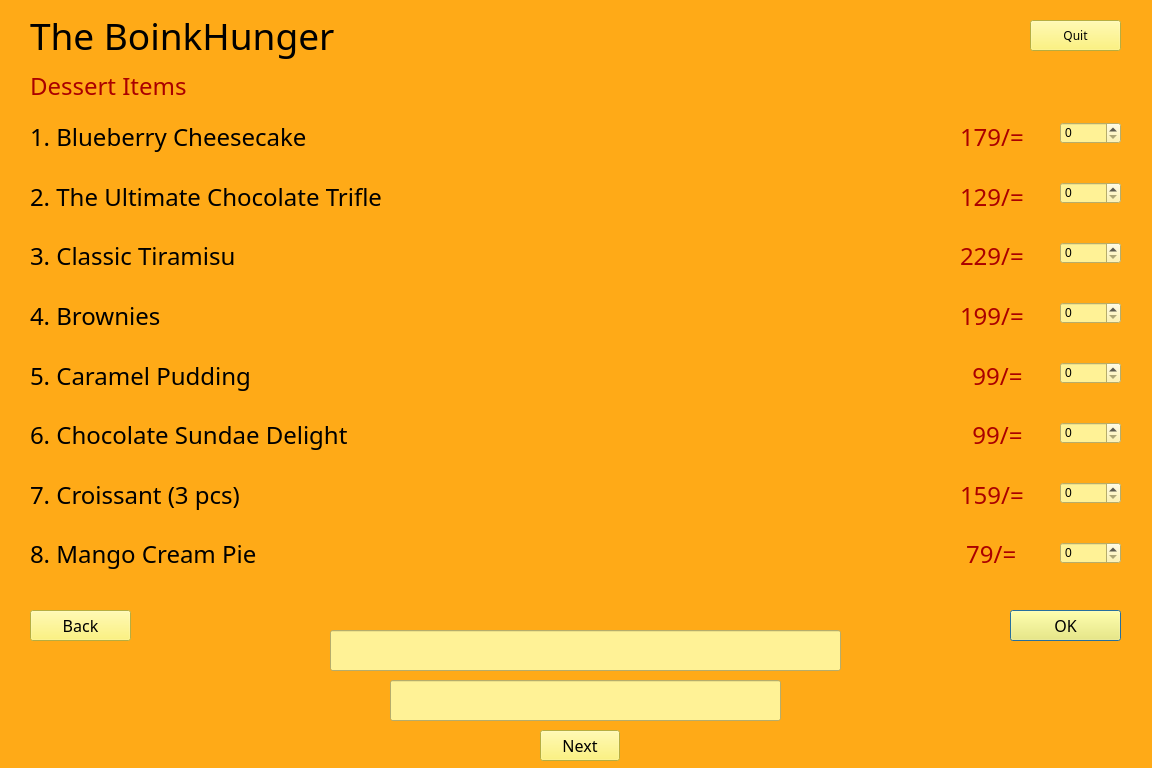
<?xml version="1.0" encoding="UTF-8"?>
<ui version="4.0">
 <class>cheese</class>
 <widget class="QDialog" name="cheese">
  <property name="geometry">
   <rect>
    <x>0</x>
    <y>0</y>
    <width>1152</width>
    <height>768</height>
   </rect>
  </property>
  <property name="windowTitle">
   <string>Dialog</string>
  </property>
  <property name="styleSheet">
   <string notr="true">background-color: rgb(255, 170, 23);</string>
  </property>
  <widget class="QLabel" name="label">
   <property name="geometry">
    <rect>
     <x>30</x>
     <y>10</y>
     <width>331</width>
     <height>51</height>
    </rect>
   </property>
   <property name="font">
    <font>
     <family>Bernard MT Condensed</family>
     <pointsize>28</pointsize>
     <weight>50</weight>
     <bold>false</bold>
    </font>
   </property>
   <property name="styleSheet">
    <string notr="true">color: rgb(0, 0, 0);</string>
   </property>
   <property name="text">
    <string>The BoinkHunger</string>
   </property>
  </widget>
  <widget class="QPushButton" name="pushButton">
   <property name="geometry">
    <rect>
     <x>1010</x>
     <y>610</y>
     <width>111</width>
     <height>31</height>
    </rect>
   </property>
   <property name="font">
    <font>
     <family>Papyrus</family>
     <pointsize>12</pointsize>
    </font>
   </property>
   <property name="styleSheet">
    <string notr="true">background-color: rgb(255, 242, 90);
color: rgb(0, 0, 0);</string>
   </property>
   <property name="text">
    <string>OK</string>
   </property>
  </widget>
  <widget class="QPushButton" name="pushButton_2">
   <property name="geometry">
    <rect>
     <x>30</x>
     <y>610</y>
     <width>101</width>
     <height>31</height>
    </rect>
   </property>
   <property name="font">
    <font>
     <family>Papyrus</family>
     <pointsize>12</pointsize>
    </font>
   </property>
   <property name="styleSheet">
    <string notr="true">background-color: rgb(255, 242, 90);
color: rgb(0, 0, 0);</string>
   </property>
   <property name="text">
    <string>Back</string>
   </property>
  </widget>
  <widget class="QPushButton" name="pushButton_3">
   <property name="geometry">
    <rect>
     <x>1030</x>
     <y>20</y>
     <width>91</width>
     <height>31</height>
    </rect>
   </property>
   <property name="font">
    <font>
     <family>Papyrus</family>
     <pointsize>9</pointsize>
    </font>
   </property>
   <property name="styleSheet">
    <string notr="true">background-color: rgb(255, 242, 90);
color: rgb(0, 0, 0);</string>
   </property>
   <property name="text">
    <string>Quit</string>
   </property>
  </widget>
  <widget class="QLabel" name="label_2">
   <property name="geometry">
    <rect>
     <x>30</x>
     <y>60</y>
     <width>201</width>
     <height>51</height>
    </rect>
   </property>
   <property name="font">
    <font>
     <family>Papyrus</family>
     <pointsize>18</pointsize>
    </font>
   </property>
   <property name="styleSheet">
    <string notr="true">color: rgb(170, 0, 0);</string>
   </property>
   <property name="text">
    <string>Dessert Items</string>
   </property>
  </widget>
  <widget class="QLineEdit" name="lineEdit">
   <property name="geometry">
    <rect>
     <x>330</x>
     <y>630</y>
     <width>511</width>
     <height>41</height>
    </rect>
   </property>
   <property name="font">
    <font>
     <family>Papyrus</family>
     <pointsize>18</pointsize>
    </font>
   </property>
   <property name="styleSheet">
    <string notr="true">background-color: rgb(255, 242, 150);
color: rgb(0, 0, 0);</string>
   </property>
  </widget>
  <widget class="QLineEdit" name="lineEdit_2">
   <property name="geometry">
    <rect>
     <x>390</x>
     <y>680</y>
     <width>391</width>
     <height>41</height>
    </rect>
   </property>
   <property name="font">
    <font>
     <family>Papyrus</family>
     <pointsize>14</pointsize>
    </font>
   </property>
   <property name="styleSheet">
    <string notr="true">background-color: rgb(255, 242, 150);
color: rgb(0, 0, 0);</string>
   </property>
  </widget>
  <widget class="QPushButton" name="pushButton_4">
   <property name="geometry">
    <rect>
     <x>540</x>
     <y>730</y>
     <width>80</width>
     <height>31</height>
    </rect>
   </property>
   <property name="font">
    <font>
     <family>Papyrus</family>
     <pointsize>12</pointsize>
    </font>
   </property>
   <property name="styleSheet">
    <string notr="true">background-color: rgb(255, 242, 90);
color: rgb(0, 0, 0);</string>
   </property>
   <property name="text">
    <string>Next</string>
   </property>
  </widget>
  <widget class="QWidget" name="">
   <property name="geometry">
    <rect>
     <x>30</x>
     <y>110</y>
     <width>931</width>
     <height>471</height>
    </rect>
   </property>
   <layout class="QVBoxLayout" name="verticalLayout">
    <item>
     <widget class="QLabel" name="label_3">
      <property name="font">
       <font>
        <family>Papyrus</family>
        <pointsize>18</pointsize>
       </font>
      </property>
      <property name="styleSheet">
       <string notr="true">color: rgb(0, 0, 0);</string>
      </property>
      <property name="text">
       <string>1. Blueberry Cheesecake                                                                               </string>
      </property>
     </widget>
    </item>
    <item>
     <widget class="QLabel" name="label_4">
      <property name="font">
       <font>
        <family>Papyrus</family>
        <pointsize>18</pointsize>
       </font>
      </property>
      <property name="styleSheet">
       <string notr="true">color: rgb(0, 0, 0);</string>
      </property>
      <property name="text">
       <string>2. The Ultimate Chocolate Trifle                                                               </string>
      </property>
     </widget>
    </item>
    <item>
     <widget class="QLabel" name="label_5">
      <property name="font">
       <font>
        <family>Papyrus</family>
        <pointsize>18</pointsize>
       </font>
      </property>
      <property name="styleSheet">
       <string notr="true">color: rgb(0, 0, 0);</string>
      </property>
      <property name="text">
       <string>3. Classic Tiramisu                                                                                             </string>
      </property>
     </widget>
    </item>
    <item>
     <widget class="QLabel" name="label_6">
      <property name="font">
       <font>
        <family>Papyrus</family>
        <pointsize>18</pointsize>
       </font>
      </property>
      <property name="styleSheet">
       <string notr="true">color: rgb(0, 0, 0);</string>
      </property>
      <property name="text">
       <string>4. Brownies                                                                                                            </string>
      </property>
     </widget>
    </item>
    <item>
     <widget class="QLabel" name="label_7">
      <property name="font">
       <font>
        <family>Papyrus</family>
        <pointsize>18</pointsize>
       </font>
      </property>
      <property name="styleSheet">
       <string notr="true">color: rgb(0, 0, 0);</string>
      </property>
      <property name="text">
       <string>5. Caramel Pudding                                                                                               </string>
      </property>
     </widget>
    </item>
    <item>
     <widget class="QLabel" name="label_8">
      <property name="font">
       <font>
        <family>Papyrus</family>
        <pointsize>18</pointsize>
       </font>
      </property>
      <property name="styleSheet">
       <string notr="true">color: rgb(0, 0, 0);</string>
      </property>
      <property name="text">
       <string>6. Chocolate Sundae Delight                                                                         </string>
      </property>
     </widget>
    </item>
    <item>
     <widget class="QLabel" name="label_16">
      <property name="font">
       <font>
        <family>Papyrus</family>
        <pointsize>18</pointsize>
       </font>
      </property>
      <property name="styleSheet">
       <string notr="true">color: rgb(0, 0, 0);</string>
      </property>
      <property name="text">
       <string>7. Croissant (3 pcs)</string>
      </property>
     </widget>
    </item>
    <item>
     <widget class="QLabel" name="label_17">
      <property name="font">
       <font>
        <family>Papyrus</family>
        <pointsize>18</pointsize>
       </font>
      </property>
      <property name="styleSheet">
       <string notr="true">color: rgb(0, 0, 0);</string>
      </property>
      <property name="text">
       <string>8. Mango Cream Pie</string>
      </property>
     </widget>
    </item>
   </layout>
  </widget>
  <widget class="QWidget" name="">
   <property name="geometry">
    <rect>
     <x>960</x>
     <y>110</y>
     <width>91</width>
     <height>471</height>
    </rect>
   </property>
   <layout class="QVBoxLayout" name="verticalLayout_3">
    <item>
     <widget class="QLabel" name="label_9">
      <property name="font">
       <font>
        <family>Papyrus</family>
        <pointsize>18</pointsize>
       </font>
      </property>
      <property name="styleSheet">
       <string notr="true">color: rgb(170, 0, 0);</string>
      </property>
      <property name="text">
       <string>179/=</string>
      </property>
     </widget>
    </item>
    <item>
     <widget class="QLabel" name="label_10">
      <property name="font">
       <font>
        <family>Papyrus</family>
        <pointsize>18</pointsize>
       </font>
      </property>
      <property name="styleSheet">
       <string notr="true">color: rgb(170, 0, 0);</string>
      </property>
      <property name="text">
       <string>129/=</string>
      </property>
     </widget>
    </item>
    <item>
     <widget class="QLabel" name="label_11">
      <property name="font">
       <font>
        <family>Papyrus</family>
        <pointsize>18</pointsize>
       </font>
      </property>
      <property name="styleSheet">
       <string notr="true">color: rgb(170, 0, 0);</string>
      </property>
      <property name="text">
       <string>229/=</string>
      </property>
     </widget>
    </item>
    <item>
     <widget class="QLabel" name="label_12">
      <property name="font">
       <font>
        <family>Papyrus</family>
        <pointsize>18</pointsize>
       </font>
      </property>
      <property name="styleSheet">
       <string notr="true">color: rgb(170, 0, 0);</string>
      </property>
      <property name="text">
       <string>199/=</string>
      </property>
     </widget>
    </item>
    <item>
     <widget class="QLabel" name="label_13">
      <property name="font">
       <font>
        <family>Papyrus</family>
        <pointsize>18</pointsize>
       </font>
      </property>
      <property name="styleSheet">
       <string notr="true">color: rgb(170, 0, 0);</string>
      </property>
      <property name="text">
       <string>  99/=</string>
      </property>
     </widget>
    </item>
    <item>
     <widget class="QLabel" name="label_14">
      <property name="font">
       <font>
        <family>Papyrus</family>
        <pointsize>18</pointsize>
       </font>
      </property>
      <property name="styleSheet">
       <string notr="true">color: rgb(170, 0, 0);</string>
      </property>
      <property name="text">
       <string>  99/=</string>
      </property>
     </widget>
    </item>
    <item>
     <widget class="QLabel" name="label_15">
      <property name="font">
       <font>
        <family>Papyrus</family>
        <pointsize>18</pointsize>
       </font>
      </property>
      <property name="styleSheet">
       <string notr="true">color: rgb(170, 0, 0);</string>
      </property>
      <property name="text">
       <string>159/=</string>
      </property>
     </widget>
    </item>
    <item>
     <widget class="QLabel" name="label_18">
      <property name="font">
       <font>
        <family>Papyrus</family>
        <pointsize>18</pointsize>
       </font>
      </property>
      <property name="styleSheet">
       <string notr="true">color: rgb(170, 0, 0);</string>
      </property>
      <property name="text">
       <string> 79/=</string>
      </property>
     </widget>
    </item>
   </layout>
  </widget>
  <widget class="QWidget" name="">
   <property name="geometry">
    <rect>
     <x>1060</x>
     <y>90</y>
     <width>61</width>
     <height>511</height>
    </rect>
   </property>
   <layout class="QVBoxLayout" name="verticalLayout_2">
    <item>
     <widget class="QSpinBox" name="spinBox">
      <property name="styleSheet">
       <string notr="true">background-color: rgb(255, 242, 150);
color: rgb(0, 0, 0);</string>
      </property>
     </widget>
    </item>
    <item>
     <widget class="QSpinBox" name="spinBox_2">
      <property name="styleSheet">
       <string notr="true">background-color: rgb(255, 242, 150);
color: rgb(0, 0, 0);</string>
      </property>
     </widget>
    </item>
    <item>
     <widget class="QSpinBox" name="spinBox_3">
      <property name="styleSheet">
       <string notr="true">background-color: rgb(255, 242, 150);
color: rgb(0, 0, 0);</string>
      </property>
     </widget>
    </item>
    <item>
     <widget class="QSpinBox" name="spinBox_4">
      <property name="styleSheet">
       <string notr="true">background-color: rgb(255, 242, 150);
color: rgb(0, 0, 0);</string>
      </property>
     </widget>
    </item>
    <item>
     <widget class="QSpinBox" name="spinBox_5">
      <property name="styleSheet">
       <string notr="true">background-color: rgb(255, 242, 150);
color: rgb(0, 0, 0);</string>
      </property>
     </widget>
    </item>
    <item>
     <widget class="QSpinBox" name="spinBox_6">
      <property name="styleSheet">
       <string notr="true">background-color: rgb(255, 242, 150);
color: rgb(0, 0, 0);</string>
      </property>
     </widget>
    </item>
    <item>
     <widget class="QSpinBox" name="spinBox_7">
      <property name="styleSheet">
       <string notr="true">color: rgb(0, 0, 0);
background-color: rgb(255, 242, 150);</string>
      </property>
     </widget>
    </item>
    <item>
     <widget class="QSpinBox" name="spinBox_8">
      <property name="styleSheet">
       <string notr="true">background-color: rgb(255, 242, 150);
color: rgb(0, 0, 0);</string>
      </property>
     </widget>
    </item>
   </layout>
  </widget>
 </widget>
 <resources/>
 <connections>
  <connection>
   <sender>pushButton_3</sender>
   <signal>clicked()</signal>
   <receiver>cheese</receiver>
   <slot>close()</slot>
   <hints>
    <hint type="sourcelabel">
     <x>1117</x>
     <y>33</y>
    </hint>
    <hint type="destinationlabel">
     <x>1010</x>
     <y>620</y>
    </hint>
   </hints>
  </connection>
  <connection>
   <sender>pushButton_2</sender>
   <signal>clicked()</signal>
   <receiver>cheese</receiver>
   <slot>hide()</slot>
   <hints>
    <hint type="sourcelabel">
     <x>94</x>
     <y>610</y>
    </hint>
    <hint type="destinationlabel">
     <x>170</x>
     <y>621</y>
    </hint>
   </hints>
  </connection>
  <connection>
   <sender>pushButton_4</sender>
   <signal>clicked()</signal>
   <receiver>cheese</receiver>
   <slot>hide()</slot>
   <hints>
    <hint type="sourcelabel">
     <x>616</x>
     <y>744</y>
    </hint>
    <hint type="destinationlabel">
     <x>752</x>
     <y>744</y>
    </hint>
   </hints>
  </connection>
 </connections>
</ui>
